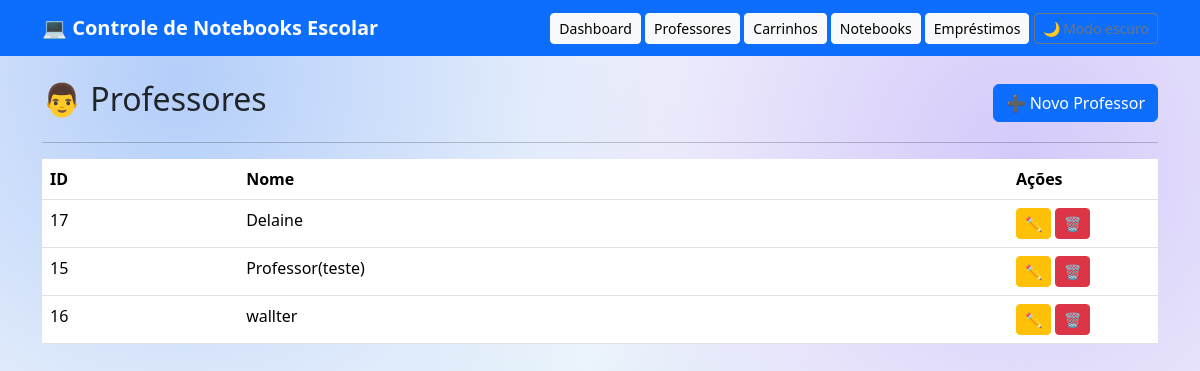
The app's page /paginas/professores/index.php with its own data.
### tables this page shows
CREATE TABLE professores (

    id INTEGER PRIMARY KEY AUTOINCREMENT,

    nome TEXT NOT NULL

);

### paginas/professores/index.php (the view)
<?php
include("../../includes/header.php");
include("../../includes/menu.php");
include("../../conexao.php");
?>
<div class="container mt-4">
    <div class="d-flex justify-content-between align-items-center">
        <h2>👨 Professores</h2>
        <a href="form.php" class="btn btn-primary">
            ➕ Novo Professor
        </a>
    </div>
    <hr>
    <table class="table table-hover">
        <thead>
            <tr>
                <th>ID</th>
                <th>Nome</th>
                <th width="150">
                    Ações
                </th>
            </tr>
        </thead>
        <tbody>
            <?php
            $sql = "SELECT * FROM professores ORDER BY nome";
            $dados = $pdo->query($sql);
            foreach ($dados as $professor) {
            ?>
                <tr>
                    <td><?= $professor["id"] ?></td>
                    <td><?= $professor["nome"] ?></td>
                    <td>
                        <a
                            href="form.php?id=<?= $professor["id"] ?>"
                            class="btn btn-warning btn-sm">
                            ✏️
                        </a>
                        <a
                            href="excluir.php?id=<?= $professor["id"] ?>"
                            class="btn btn-danger btn-sm"
                            onclick="return confirm('Deseja excluir?')">
                            🗑️
                        </a>
                    </td>
                </tr>
            <?php
            }
            ?>
        </tbody>
    </table>
</div>
<?php
include("../../includes/footer.php");
?>

### assets/css/estilo.css (style rules this page uses)
body { background: radial-gradient(circle at 15% 10%, rgba(59, 130, 246, 0.35), transparent 40%), radial-gradient(circle at 85% 20%, rgba(139, 92, 246, 0.30), transparent 40%), radial-gradient(circle at 50% 90%, rgba(6, 182, 212, 0.25), transparent 45%), #f4f7fc; background-attachment: fixed; min-height: 100vh; }

### includes/header.php (style rules this page uses)
body { transition: background-color .2s ease, color .2s ease; }
.card, .form-control, .form-select, .navbar, .table { transition: background-color .2s ease, color .2s ease, border-color .2s ease; }

### records on screen
professores: id "17", nome "Delaine"
professores: id "15", nome "Professor(teste)"
professores: id "16", nome "wallter"
